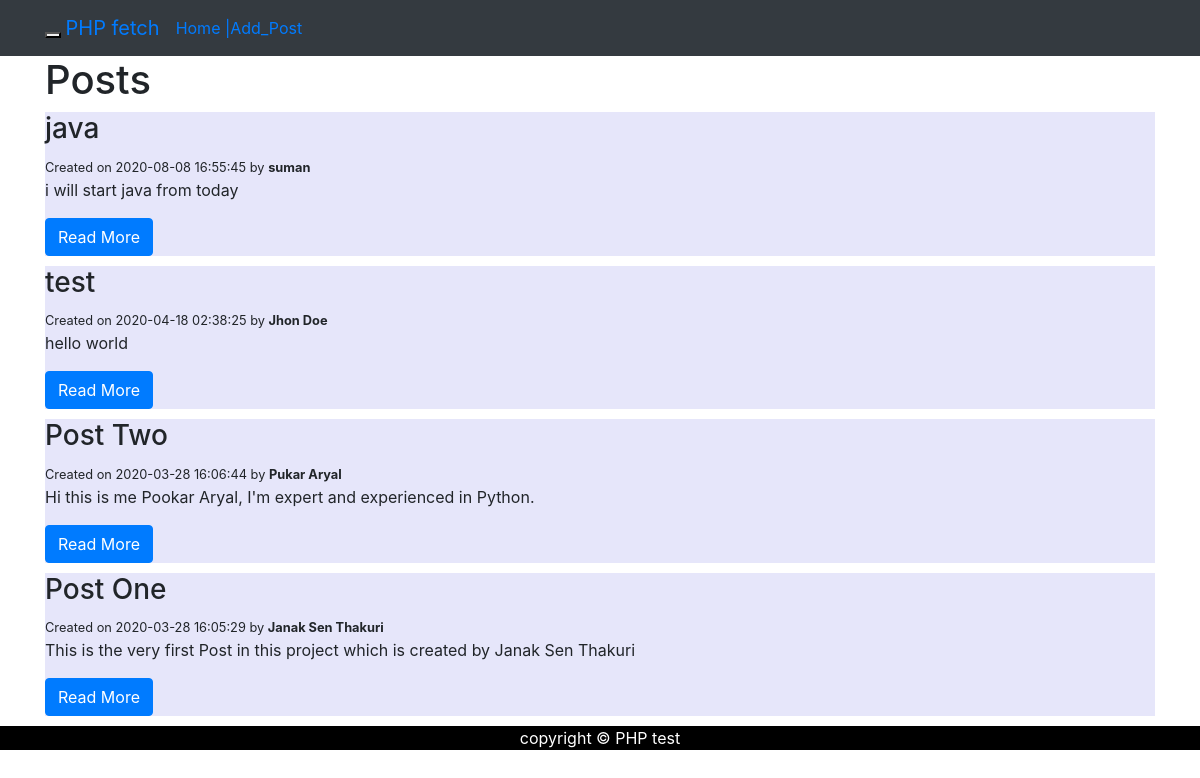
The page / on the database its author committed.
### tables this page shows
CREATE TABLE `posts` (
  `id` int(11) NOT NULL,
  `title` varchar(255) DEFAULT NULL,
  `body` varchar(255) DEFAULT NULL,
  `author` varchar(255) DEFAULT NULL,
  `created_at` timestamp NULL DEFAULT CURRENT_TIMESTAMP
);

### index.php (the view, shortened to what this page needs)
<?php
  require('config/db.php');
  $query = 'SELECT * FROM posts ORDER BY created_at DESC';
  $result = mysqli_query($conn, $query);
  $posts = mysqli_fetch_all($result, MYSQLI_ASSOC);
?>
<?php include('inc/header.php'); ?>
  <div class = "container">
    <h1>Posts</h1>
    <?php foreach($posts as $post) : ?>
      <div class="well" style="background-color:lavender; margin-bottom: 10px;">
        <h3><?php echo $post['title']; ?></h3>
        <small>Created on <?php echo $post['created_at']; ?> by <b><?php echo $post['author'];?></b></small>
        <p><?php echo $post['body']; ?></p>
        <a class = "btn btn-primary" href="<?php echo ROOT_URL; ?>post.php ? id= <?php echo $post['id']; ?>">Read More</a>
      </div>
    <?php endforeach; ?>
  </div>
<?php include('inc/footer.php'); ?>

### inc/header.php (shortened to what this page needs)
<!DOCTYPE html>
<html>
	<head>
		<link rel="stylesheet" type="text/css" href="links/style.css">
		<link rel="stylesheet" type="text/css" href="links/bootstrap.min.css">
	</head>
<body>
	<?php include('navbar.php'); ?>

### inc/navbar.php (shortened to what this page needs)
<nav class="navbar navbar-expand-sm bg-dark">
	<div class = "container">
		<div class = "navbar-header">
			<button type = "button" class = "navbar-toggle collapsed" data-toggle = "collapse" data-target = "#navbar" aria-expanded = "false" aria-controls = "navbar">
			</button>
			<a class = "navbar-brand" href="#">PHP fetch</a>
		</div>
		<div id = "navbar" class = "collapse navbar-collapse">
			<ul class="nav navbar-nav">
				<li><a href="<?PHP echo ROOT_URL; ?>">Home | </a></li>
				<li><a href="<?PHP echo ROOT_URL; ?>addpost.php">Add_Post</a></li>
			</ul>
		</div>
	</div>
</nav>

### inc/footer.php
</body>
<div class = "text-center" style = "background-color: black; color: white;">copyright &copy; PHP test</div>
</html>

### rows shown on the page
posts: title "java", created_at "2020-08-08 16:55:45", author "suman", body "i will start java from today"
posts: title "test", created_at "2020-04-18 02:38:25", author "Jhon Doe", body "hello world"
posts: title "Post Two", created_at "2020-03-28 16:06:44", author "Pukar Aryal", body "Hi this is me Pookar Aryal, I'm expert and experienced in Python."
posts: title "Post One", created_at "2020-03-28 16:05:29", author "Janak Sen Thakuri", body "This is the very first Post in this project which is created by Janak Sen Thakuri"
